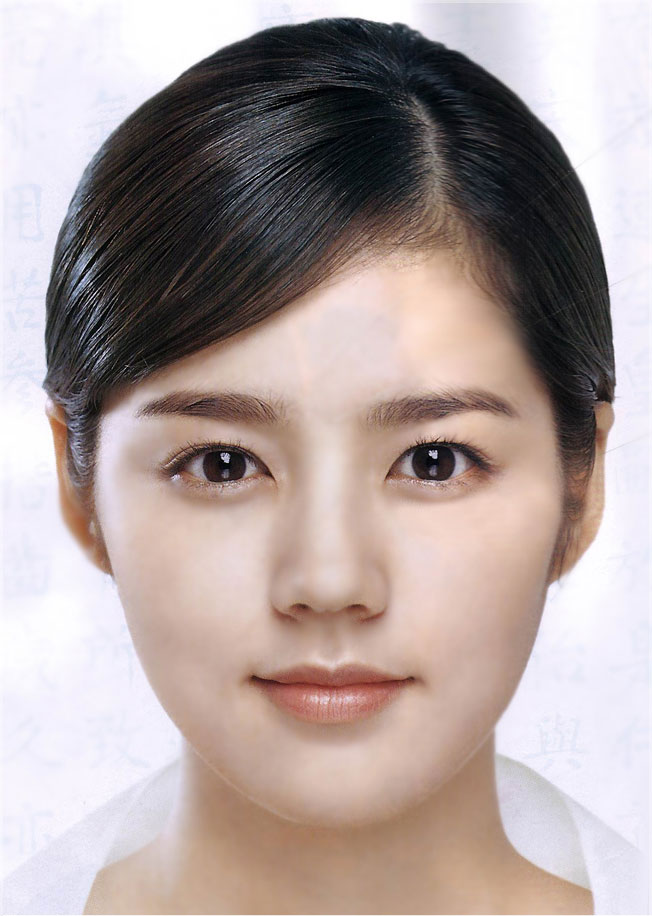
#> input picture 05_Intergration/pakutas/photo2.jpg, 652 x 916 px
$ python _openCV_2_eyes_recognition.py
#> lines starting #> are read from the running program, lines starting #| are printed output that depends on the picture; after the words box and inside, x2 and y2 are one past the last pixel; in counts of white or black regions, pixels touching at a corner belong together
# 얼굴 인식 프로그램

import cv2
import sys, os

if not os.path.exists("./pakutas"):
    os.mkdir("./pakutas")

# 입력 파일 지정하기
#image_file = "./pakutas/photo1.jpg"
image_file = "./pakutas/photo2.jpg"

# 캐스케이드 파일의 경로 지정하기
cascade_file = "./cascades/data/haarcascade_eye.xml"
# 이미지 읽어 들이기
image = cv2.imread(image_file)
#> image is the input picture: shape (916, 652, 3); mean B, G, R 158, 160.2, 174.1

# 그레이스케일로 변환하기
image_gs = cv2.cvtColor(image, cv2.COLOR_BGR2GRAY)
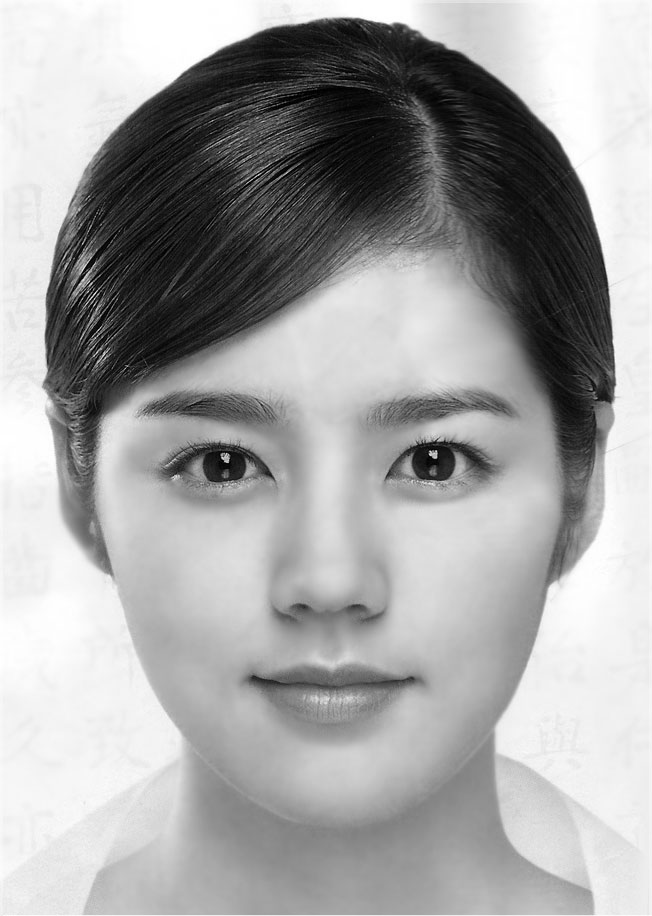
#> image_gs: shape (916, 652); min 0, max 255, mean 164.1

# 얼굴 인식 특징 파일 읽어 들이기
cascade = cv2.CascadeClassifier(cascade_file)

# 얼굴 인식 실행하기
face_list = cascade.detectMultiScale(image_gs,
            scaleFactor=1.3,
            minNeighbors=1,
            minSize=(30,30))
#> face_list = [[334, 593, 42, 42], [272, 589, 49, 49], [128, 383, 57, 57], [155, 406, 122, 122], [370, 405, 117, 117], [253, 612, 163, 163]]
# scaleFactor - 이미지 스케일
# minNeighbors - 얼굴 검출 후보들의 갯수
# minSize - 가능한 최소 객체 사이즈
if len(face_list) > 0:
    # 인식한 부분 표시하기
    print(face_list)
#| [[334 593  42  42]
#|  [272 589  49  49]
#|  [128 383  57  57]
#|  [155 406 122 122]
#|  [370 405 117 117]
#|  [253 612 163 163]]
    color = (0,0,255)
    for face in face_list:
        x,y,w,h = face
        cv2.rectangle(image, (x,y), (x+w, y+h),color,thickness=8)
#> this loop made 6 passes
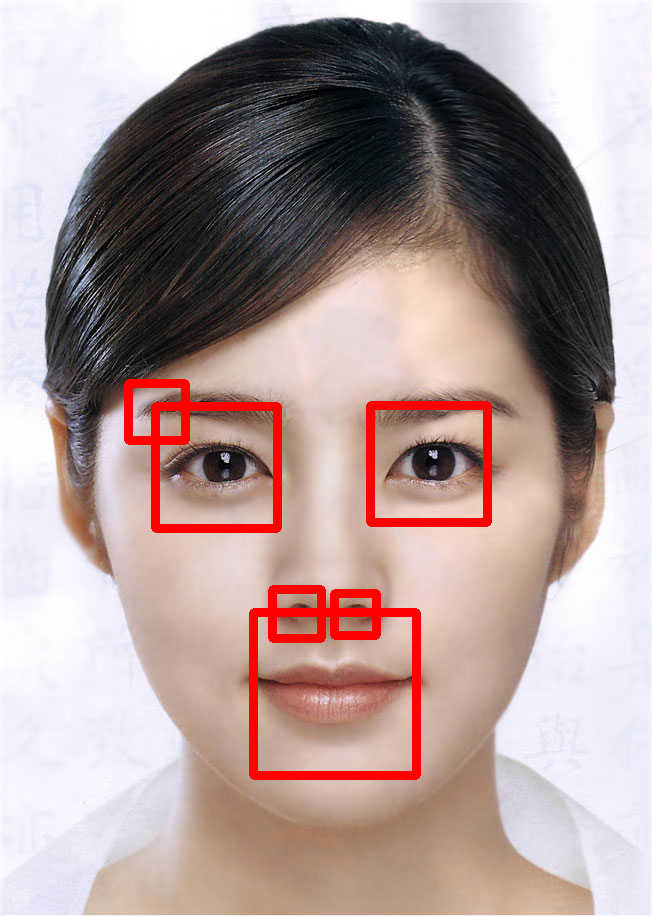
#> image: shape (916, 652, 3); 3.2% of pixels changed, all inside (x1, y1, x2, y2) = (124, 379, 492, 780)

    # 파일로 출력하기
    cv2.imwrite("facedetect-output2.PNG",image)
else:
    print("no face")

$ run again, with 05_Intergration/pakutas/photo1.jpg copied over 05_Intergration/pakutas/photo2.jpg
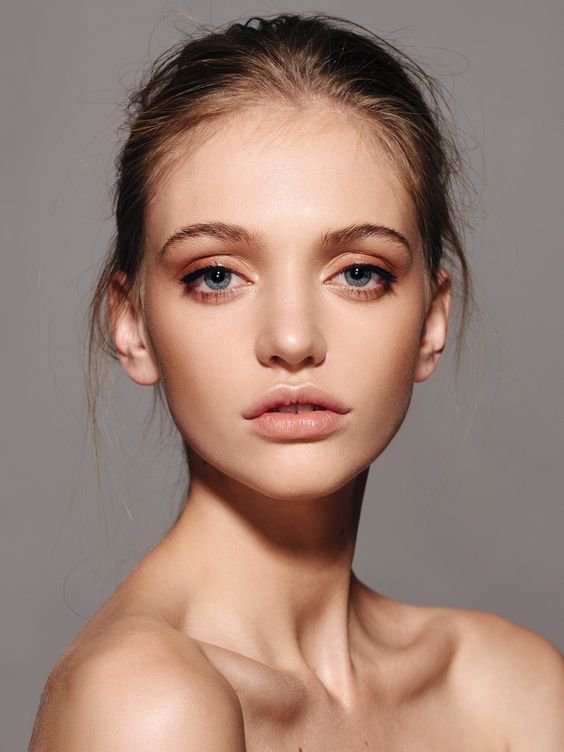
#> input picture 05_Intergration/pakutas/photo1.jpg, 564 x 752 px
#> image is the input picture: shape (752, 564, 3); mean B, G, R 117.3, 129.1, 156.5
#> `image_gs = cv2.cvtColor(image, cv2.COLOR_BGR2GRAY)`:
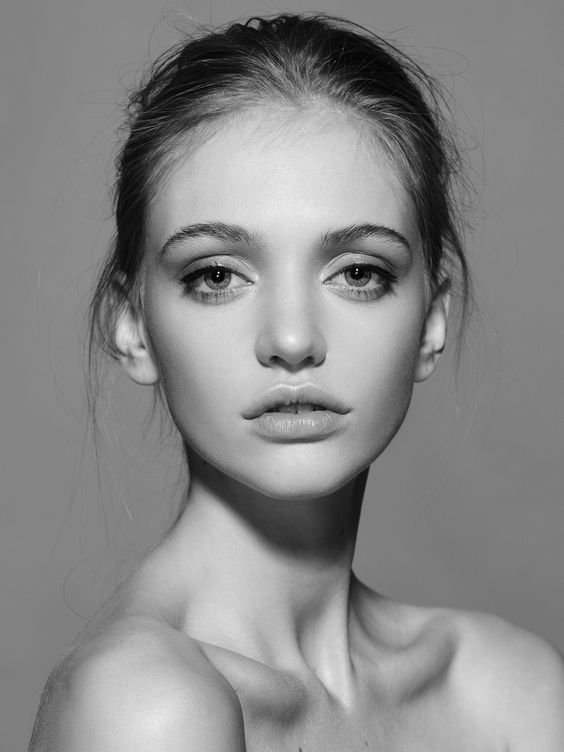
#> image_gs: shape (752, 564); min 0, max 251, mean 135.9
#> face_list = [[317, 238, 79, 79], [171, 238, 80, 80]]
#| [[317 238  79  79]
#|  [171 238  80  80]]
#> the loop `for face in face_list:` made 2 passes
#> after the loop `for face in face_list:`:
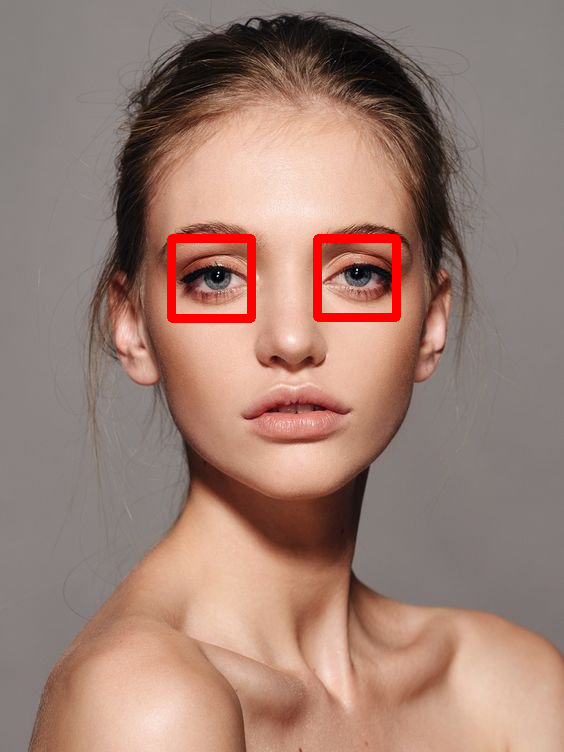
#> image: shape (752, 564, 3); 1.33% of pixels changed, all inside (x1, y1, x2, y2) = (167, 234, 401, 323)

$ run again, with 05_Intergration/pakutas/photo3.jpg copied over 05_Intergration/pakutas/photo2.jpg
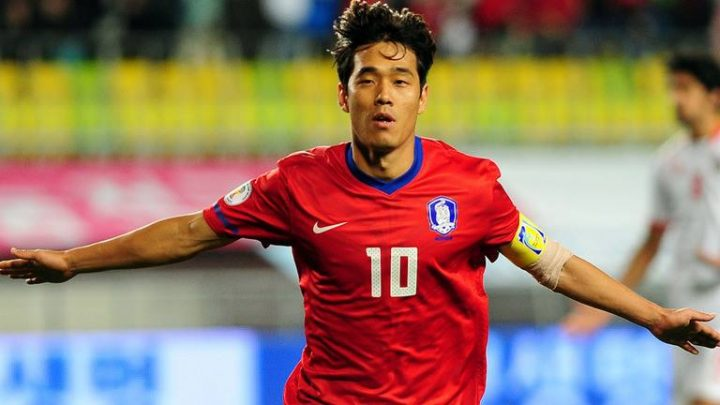
#> input picture 05_Intergration/pakutas/photo3.jpg, 720 x 405 px
#> image is the input picture: shape (405, 720, 3); mean B, G, R 100.1, 118.2, 147.7
#> `image_gs = cv2.cvtColor(image, cv2.COLOR_BGR2GRAY)`:
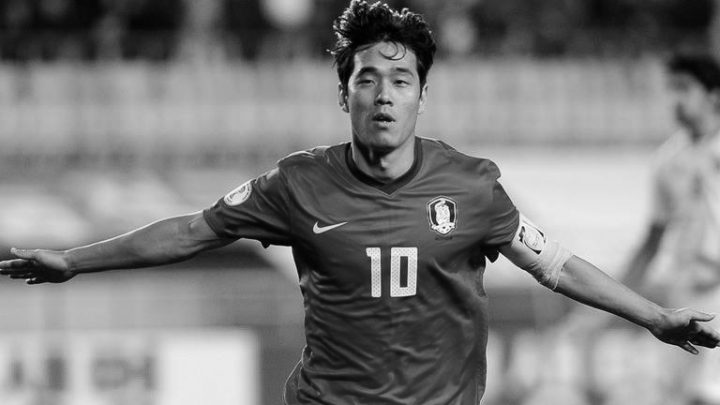
#> image_gs: shape (405, 720); min 0, max 254, mean 125
#> face_list = [[384, 59, 34, 34], [668, 110, 44, 44], [472, 231, 44, 44], [674, 262, 44, 44], [88, 350, 47, 47], [215, 12, 68, 68], [588, 287, 63, 63], [104, 125, 74, 74], [554, 269, 91, 91]]
#| [[384  59  34  34]
#|  [668 110  44  44]
#|  [472 231  44  44]
#|  [674 262  44  44]
#|  [ 88 350  47  47]
#|  [215  12  68  68]
#> (further printed lines are left out)
#> the loop `for face in face_list:` made 9 passes
#> after the loop `for face in face_list:`:
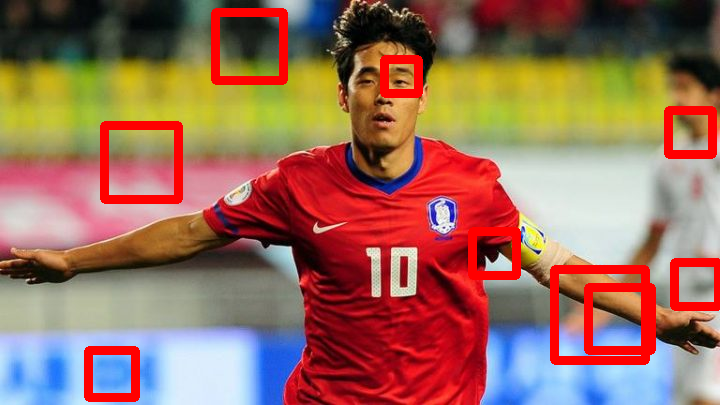
#> image: shape (405, 720, 3); 6.02% of pixels changed, all inside (x1, y1, x2, y2) = (84, 8, 720, 402)
